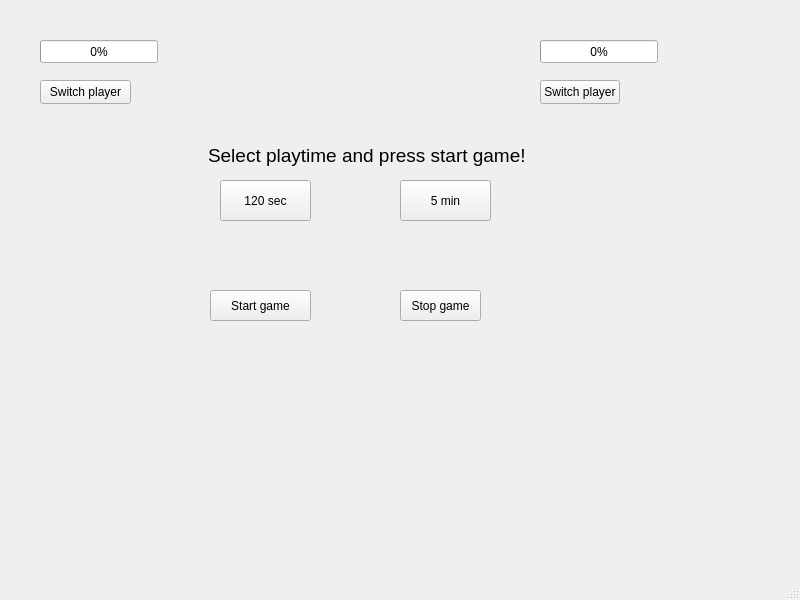
<?xml version="1.0" encoding="UTF-8"?>
<ui version="4.0">
 <class>MainWindow</class>
 <widget class="QMainWindow" name="MainWindow">
  <property name="geometry">
   <rect>
    <x>0</x>
    <y>0</y>
    <width>800</width>
    <height>600</height>
   </rect>
  </property>
  <property name="windowTitle">
   <string>MainWindow</string>
  </property>
  <widget class="QWidget" name="centralwidget">
   <widget class="QProgressBar" name="progressPl1">
    <property name="geometry">
     <rect>
      <x>40</x>
      <y>40</y>
      <width>118</width>
      <height>23</height>
     </rect>
    </property>
    <property name="value">
     <number>0</number>
    </property>
   </widget>
   <widget class="QProgressBar" name="progressPl2">
    <property name="geometry">
     <rect>
      <x>540</x>
      <y>40</y>
      <width>118</width>
      <height>23</height>
     </rect>
    </property>
    <property name="value">
     <number>0</number>
    </property>
   </widget>
   <widget class="QPushButton" name="btnSwitch1">
    <property name="geometry">
     <rect>
      <x>40</x>
      <y>80</y>
      <width>91</width>
      <height>24</height>
     </rect>
    </property>
    <property name="text">
     <string>Switch player</string>
    </property>
   </widget>
   <widget class="QPushButton" name="btnSwitch2">
    <property name="geometry">
     <rect>
      <x>540</x>
      <y>80</y>
      <width>80</width>
      <height>24</height>
     </rect>
    </property>
    <property name="text">
     <string>Switch player</string>
    </property>
   </widget>
   <widget class="QLabel" name="labelTeksti">
    <property name="geometry">
     <rect>
      <x>208</x>
      <y>125</y>
      <width>321</width>
      <height>61</height>
     </rect>
    </property>
    <property name="font">
     <font>
      <pointsize>14</pointsize>
     </font>
    </property>
    <property name="text">
     <string>Select playtime and press start game!</string>
    </property>
   </widget>
   <widget class="QPushButton" name="btnAika1">
    <property name="geometry">
     <rect>
      <x>220</x>
      <y>180</y>
      <width>91</width>
      <height>41</height>
     </rect>
    </property>
    <property name="text">
     <string>120 sec</string>
    </property>
   </widget>
   <widget class="QPushButton" name="btnAika2">
    <property name="geometry">
     <rect>
      <x>400</x>
      <y>180</y>
      <width>91</width>
      <height>41</height>
     </rect>
    </property>
    <property name="text">
     <string>5 min</string>
    </property>
   </widget>
   <widget class="QPushButton" name="btnStartGame">
    <property name="geometry">
     <rect>
      <x>210</x>
      <y>290</y>
      <width>101</width>
      <height>31</height>
     </rect>
    </property>
    <property name="text">
     <string>Start game</string>
    </property>
   </widget>
   <widget class="QPushButton" name="btnStopGame">
    <property name="geometry">
     <rect>
      <x>400</x>
      <y>290</y>
      <width>81</width>
      <height>31</height>
     </rect>
    </property>
    <property name="text">
     <string>Stop game</string>
    </property>
   </widget>
  </widget>
  <widget class="QMenuBar" name="menubar">
   <property name="geometry">
    <rect>
     <x>0</x>
     <y>0</y>
     <width>800</width>
     <height>21</height>
    </rect>
   </property>
  </widget>
  <widget class="QStatusBar" name="statusbar"/>
 </widget>
 <resources/>
 <connections/>
</ui>
